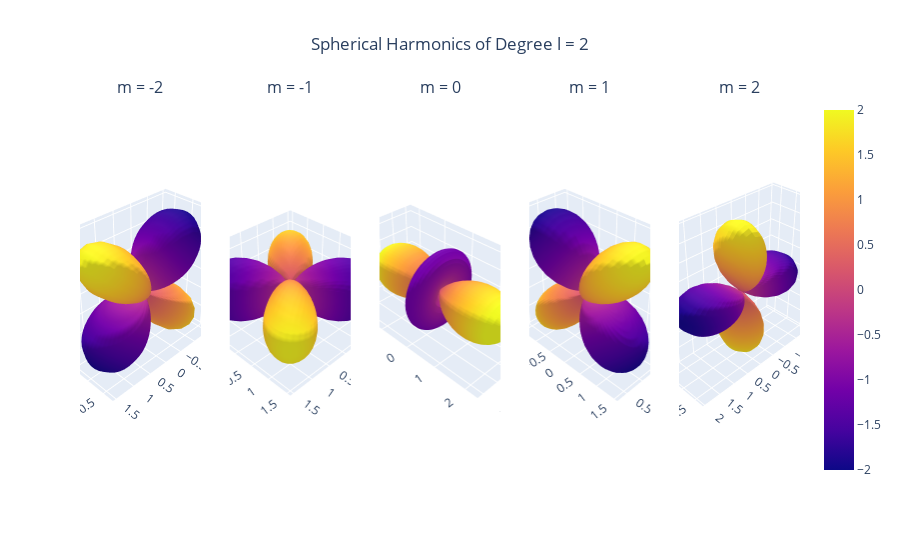

Notebook cell for this chart:
### Code cell
def spherical_harmonics_as_signals(l: int) -> Iterable[e3nn.SphericalSignal]:
    """Yields the spherical harmonics of degree l as a sequence of e3nn.SphericalSignal objects for each m such that -l <= m <= l."""
    res = (50, 49)
    for m in range(-l, l + 1):
        coeffs = e3nn.IrrepsArray(e3nn.s2_irreps(l)[-1], jnp.asarray([1. if md == m else 0. for md in range(-l, l + 1)]))
        yield e3nn.to_s2grid(coeffs, *res, quadrature="soft", p_val=1, p_arg=-1)

def plot_spherical_harmonics(l: int) -> None:
    """Plots the spherical harmonics of degree l on a single row of subplots with one column for each m such that -l <= m <= l."""
    fig = plotly.subplots.make_subplots(rows=1, cols=2*l + 1, specs=[[{'type': 'surface'} for _ in range(2*l + 1)]], subplot_titles=[f"m = {m}" for m in range(-l, l + 1)])
    camera = dict(
        up=dict(x=0, y=0, z=1),
        center=dict(x=0, y=0, z=0),
        eye=dict(x=2.25, y=2.25, z=2.25)
    )

    for index, sig in enumerate(spherical_harmonics_as_signals(l), start=1):
        fig.add_trace(go.Surface(sig.plotly_surface(scale_radius_by_amplitude=True), cmax=2, cmin=-2, showscale=(index == 2*l + 1)), row=1, col=index)
        fig.layout[f"scene{index}"].camera = camera

    fig.update_layout(title=f"Spherical Harmonics of Degree l = {l}", title_x=0.5)
    fig.show()

plot_spherical_harmonics(l=2)

### Figure 1 — Plotly figure (JSON) as saved in the notebook; plotly's stock layout.template omitted (floating-point values rounded to 4 significant figures; data arrays with more than 128 entries replaced by an {"elided": "..."} marker saying what was removed)
{"data": [{"cmax": 2, "cmin": -2, "scene": "scene", "showscale": false, "surfacecolor": {"elided": "52x50 float values"}, "type": "surface", "x": {"elided": "52x50 float values"}, "y": {"elided": "52x50 float values"}, "z": {"elided": "52x50 float values"}}, {"cmax": 2, "cmin": -2, "scene": "scene2", "showscale": false, "surfacecolor": {"elided": "52x50 float values"}, "type": "surface", "x": {"elided": "52x50 float values"}, "y": {"elided": "52x50 float values"}, "z": {"elided": "52x50 float values"}}, {"cmax": 2, "cmin": -2, "scene": "scene3", "showscale": false, "surfacecolor": {"elided": "52x50 float values"}, "type": "surface", "x": {"elided": "52x50 float values"}, "y": {"elided": "52x50 float values"}, "z": {"elided": "52x50 float values"}}, {"cmax": 2, "cmin": -2, "scene": "scene4", "showscale": false, "surfacecolor": {"elided": "52x50 float values"}, "type": "surface", "x": {"elided": "52x50 float values"}, "y": {"elided": "52x50 float values"}, "z": {"elided": "52x50 float values"}}, {"cmax": 2, "cmin": -2, "scene": "scene5", "showscale": true, "surfacecolor": {"elided": "52x50 float values"}, "type": "surface", "x": {"elided": "52x50 float values"}, "y": {"elided": "52x50 float values"}, "z": {"elided": "52x50 float values"}}], "layout": {"annotations": [{"font": {"size": 16}, "showarrow": false, "text": "m = -2", "x": 0.084, "xanchor": "center", "xref": "paper", "y": 1, "yanchor": "bottom", "yref": "paper"}, {"font": {"size": 16}, "showarrow": false, "text": "m = -1", "x": 0.292, "xanchor": "center", "xref": "paper", "y": 1, "yanchor": "bottom", "yref": "paper"}, {"font": {"size": 16}, "showarrow": false, "text": "m = 0", "x": 0.5, "xanchor": "center", "xref": "paper", "y": 1, "yanchor": "bottom", "yref": "paper"}, {"font": {"size": 16}, "showarrow": false, "text": "m = 1", "x": 0.708, "xanchor": "center", "xref": "paper", "y": 1, "yanchor": "bottom", "yref": "paper"}, {"font": {"size": 16}, "showarrow": false, "text": "m = 2", "x": 0.916, "xanchor": "center", "xref": "paper", "y": 1, "yanchor": "bottom", "yref": "paper"}], "scene": {"camera": {"center": {"x": 0, "y": 0, "z": 0}, "eye": {"x": 2.25, "y": 2.25, "z": 2.25}, "up": {"x": 0, "y": 0, "z": 1}}, "domain": {"x": [0, 0.168], "y": [0, 1]}}, "scene2": {"camera": {"center": {"x": 0, "y": 0, "z": 0}, "eye": {"x": 2.25, "y": 2.25, "z": 2.25}, "up": {"x": 0, "y": 0, "z": 1}}, "domain": {"x": [0.208, 0.376], "y": [0, 1]}}, "scene3": {"camera": {"center": {"x": 0, "y": 0, "z": 0}, "eye": {"x": 2.25, "y": 2.25, "z": 2.25}, "up": {"x": 0, "y": 0, "z": 1}}, "domain": {"x": [0.416, 0.584], "y": [0, 1]}}, "scene4": {"camera": {"center": {"x": 0, "y": 0, "z": 0}, "eye": {"x": 2.25, "y": 2.25, "z": 2.25}, "up": {"x": 0, "y": 0, "z": 1}}, "domain": {"x": [0.624, 0.792], "y": [0, 1]}}, "scene5": {"camera": {"center": {"x": 0, "y": 0, "z": 0}, "eye": {"x": 2.25, "y": 2.25, "z": 2.25}, "up": {"x": 0, "y": 0, "z": 1}}, "domain": {"x": [0.832, 1], "y": [0, 1]}}, "title": {"text": "Spherical Harmonics of Degree l = 2", "x": 0.5}}}
